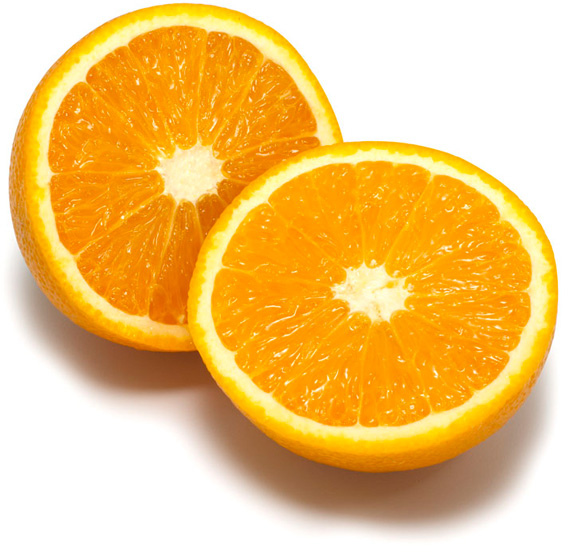
%> input picture bildat_lab3/orange.jpg, 572 x 551 px
$ octave kmeans_example.m   (GNU Octave 9; MATLAB toolbox functions it lacks are replaced by stand-ins)
%> lines starting %> are read from the running program, lines starting %| are printed output that depends on the picture
### bildat_lab3/mean_segments.m
function Inew = mean_segments(I, segm)

N = max(max(segm));
[h, w, c] = size(I);
Ic = single(reshape(I, [h*w, c]));
sc = reshape(segm, [h*w,1]);
cols = zeros(N, c);
nums = zeros(N, 1);
for i=1:h*w
    s = sc(i);
    cols(s,:) = cols(s,:) + Ic(i,:);
    nums(s) = nums(s) + 1;
end
cols = bsxfun(@rdivide, cols, nums);
Inew = uint8(reshape(cols(sc,:), [h,w,c]));

### bildat_lab3/kmeans_example.m
clc
clear all

K = 8;               % number of clusters used
L = 10;              % number of iterations
seed = 14;           % seed used for random initialization
scale_factor = 1.0;  % image downscale factor
image_sigma = 1.0;   % image preblurring scale

I = im2double(imread('orange.jpg'));
I = imresize(I, scale_factor);
Iback = I;
d = 2*ceil(image_sigma*2) + 1;
h = fspecial('gaussian', [d d], image_sigma);
I = imfilter(I, h);
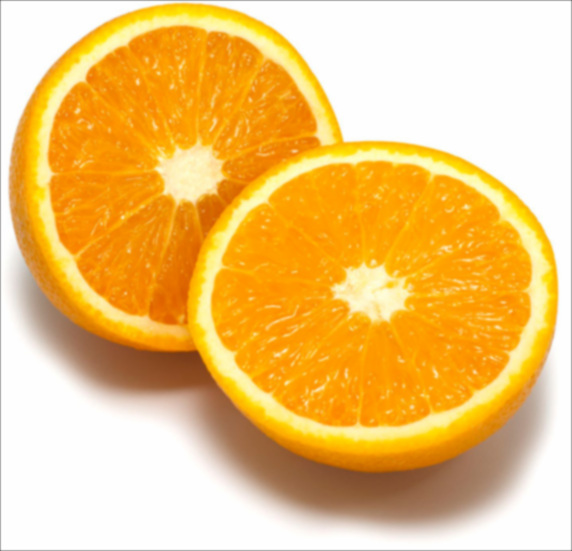
%> I: size 551x572x3 double; mean R, G, B 0.947, 0.77, 0.464

%tic
%[ segm, centers ] = kmeans_segm(I, K, L, seed);
centers = I( ceil(rand(K,1)*size(I,1)) ,:);
DAL   = zeros(size(I,1),K+2);

for n = 1:L
   for i = 1:size(I,1)
      for j = 1:K
        DAL(i,j) = norm(I(i,:) - centers(j,:));
      end
      [Distance, CN] = min(DAL(i,1:K));               % 1:K are Distance from Cluster Centers 1:K
      DAL(i,K+1) = CN;                                % K+1 is Cluster Label
      DAL(i,K+2) = Distance;                          % K+2 is Minimum Distance
   end
   for i = 1:K
      A = (DAL(:,K+1) == i);                          % Cluster K Points
      centers(i,:) = mean(I(A,:));                      % New Cluster Centers
      if sum(isnan(centers(:))) ~= 0                    % If CENTS(i,:) Is Nan Then Replace It With Random Point
         NC = find(isnan(centers(:,1)) == 1);           % Find Nan Centers
         for Ind = 1:size(NC,1)
         centers(NC(Ind),:) = I(randi(size(I,1)),:);
         end
      end
   end
end

X = zeros(size(I));
for i = 1:K
idx = find(DAL(:,K+1) == i);
X(idx,:) = repmat(centers(i,:),size(idx,1),1);
end
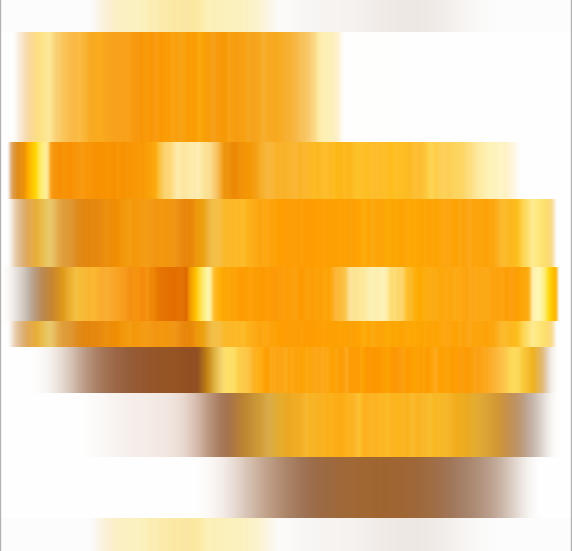
%> X: size 551x572x3 double; mean R, G, B 0.947, 0.77, 0.464; mean of the top-left, top-right, bottom-left and bottom-right quarters 0.656, 0.821, 0.768, 0.663

segm = K;
%toc
Inew = mean_segments(Iback, segm);
%> the run ends on the next line

$ run again, with bildat_lab3/tiger3.jpg copied over bildat_lab3/orange.jpg
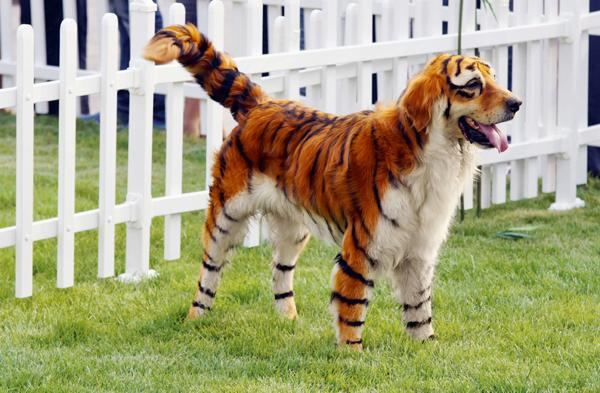
%> input picture bildat_lab3/tiger3.jpg, 600 x 393 px
%> after the loop `for i = 1:K`:
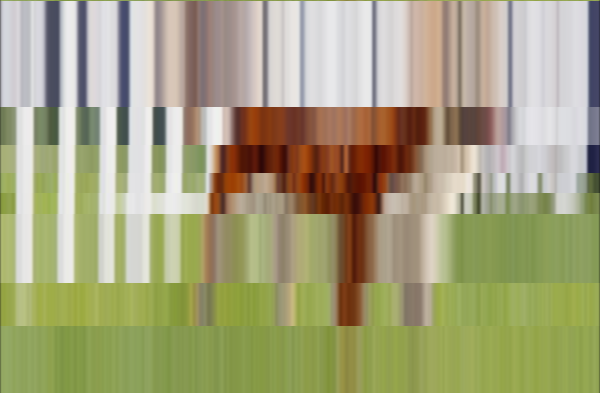
%> X: size 393x600x3 double; mean R, G, B 0.651, 0.64, 0.498; mean of the top-left, top-right, bottom-left and bottom-right quarters 0.647, 0.652, 0.573, 0.512
